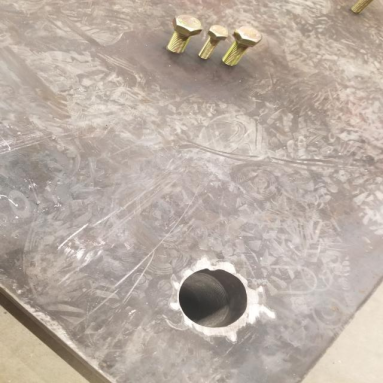
#> input picture burhan/tests/fixtures/research/research-fasteners-rotated.png, 383 x 383 px
$ python -i construction_image_signatures.py   (imports and definitions only)
#> lines starting #> are read from the running program, lines starting #| are printed output that depends on the picture
#> further down, picture is the input picture: shape (383, 383, 3); mean B, G, R 162.9, 172.9, 185.5
"""Pure image-only form of the existing ev-CIVIL non-neural leakage screen.

Kept independent of optional HDF5 libraries; no model or annotation access.
"""
import hashlib
import cv2
import numpy as np


def signature(frame):
    gray=cv2.cvtColor(frame,cv2.COLOR_BGR2GRAY) if frame.ndim==3 else frame
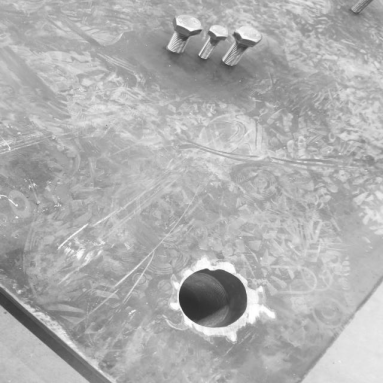
#> gray: shape (383, 383); min 46, max 255, mean 175.6
    small=cv2.resize(gray,(9,8),interpolation=cv2.INTER_AREA)
    bits=np.packbits((small[:,1:]>small[:,:-1]).reshape(-1))
#> bits = [220, 143, 195, 240, 205, 150, 237, 103]
    reduced=cv2.resize(gray,(32,24),interpolation=cv2.INTER_AREA).astype(np.float32).reshape(-1)
#> reduced = 768 values, max 238 at index 629, min 52 at index 624, mean 175.6
    reduced-=reduced.mean();norm=np.linalg.norm(reduced)
#> after `reduced -= reduced.mean()`: reduced = 768 values, max 62.44 at index 629, min -123.6 at index 624, mean 5.4e-06
#> after `norm = np.linalg.norm(reduced)`: norm = 651.4
    if norm:reduced/=norm
#> reduced = 768 values, max 0.0959 at index 629, min -0.19 at index 624, mean 7.76e-09
    digest=hashlib.sha256(str(gray.shape).encode()+gray.tobytes()).hexdigest()
    return digest,bits,reduced

>>> import cv2
>>> picture = cv2.imread('../burhan/tests/fixtures/research/research-fasteners-rotated.png')
>>> result = signature(picture)

$ run again, on burhan/tests/fixtures/research/research-fasteners-train.png
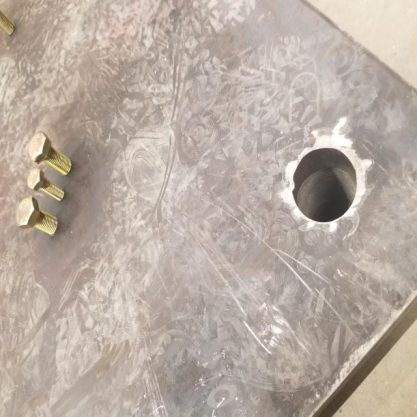
#> input picture burhan/tests/fixtures/research/research-fasteners-train.png, 417 x 417 px
#> picture is the input picture: shape (417, 417, 3); mean B, G, R 162.9, 172.9, 185.5
#> in signature, `gray=cv2.cvtColor(frame,cv2.COLOR_BGR2GRAY) if frame.ndim==3 else frame`:
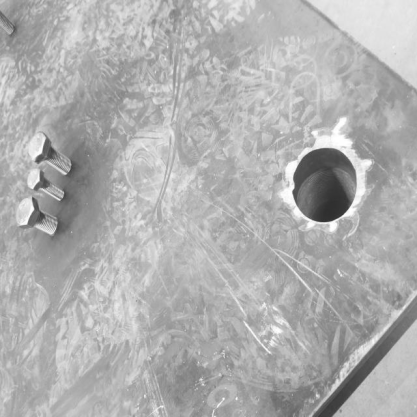
#> gray: shape (417, 417); min 46, max 255, mean 175.6
#> bits = [223, 44, 104, 105, 97, 73, 137, 137]
#> in signature, `reduced=cv2.resize(gray,(32,24),interpolation=cv2.INTER_AREA).astype(n..`: reduced = 768 values, max 229 at index 27, min 51 at index 377, mean 175.6
#> in signature, `reduced -= reduced.mean()`: reduced = 768 values, max 53.43 at index 27, min -124.6 at index 377, mean 5.09e-06
#> norm = 647.8
#> in signature, `if norm:reduced/=norm`: reduced = 768 values, max 0.0825 at index 27, min -0.192 at index 377, mean 7.3e-09
